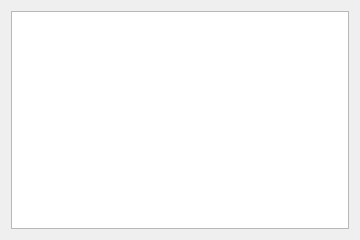
<?xml version="1.0" encoding="UTF-8"?>
<ui version="4.0"><class>Dialog</class><widget class="QDialog" name="Dialog"><property name="geometry"><rect><x>0</x><y>0</y><width>360</width><height>240</height></rect></property><property name="windowTitle"><string>#098 lists/183_list_small</string></property><layout class="QVBoxLayout" name="verticalLayout"><property name="leftMargin"><number>11</number></property><property name="topMargin"><number>11</number></property><property name="rightMargin"><number>11</number></property><property name="bottomMargin"><number>11</number></property><property name="spacing"><number>6</number></property><item><widget class="QListWidget" name="list"></widget></item></layout></widget></ui>
